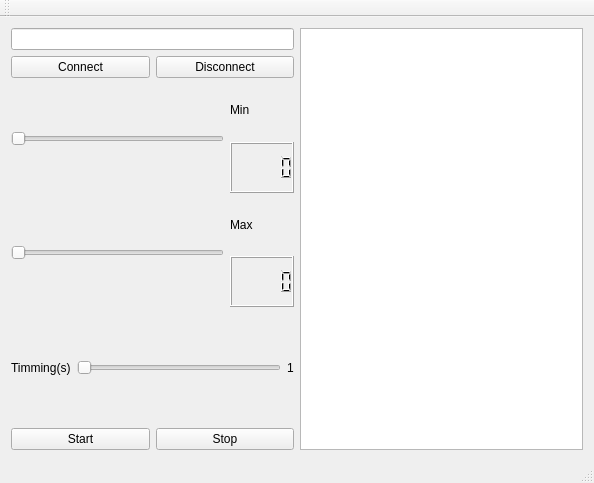
<?xml version="1.0" encoding="UTF-8"?>
<ui version="4.0">
 <class>MainWindow</class>
 <widget class="QMainWindow" name="MainWindow">
  <property name="geometry">
   <rect>
    <x>0</x>
    <y>0</y>
    <width>594</width>
    <height>483</height>
   </rect>
  </property>
  <property name="windowTitle">
   <string>MainWindow</string>
  </property>
  <widget class="QWidget" name="centralWidget">
   <layout class="QVBoxLayout" name="verticalLayout_5">
    <item>
     <layout class="QHBoxLayout" name="horizontalLayout_7" stretch="50,50">
      <item>
       <layout class="QVBoxLayout" name="verticalLayout_4">
        <item>
         <layout class="QVBoxLayout" name="verticalLayout">
          <item>
           <widget class="QLineEdit" name="lineEditIP"/>
          </item>
          <item>
           <layout class="QHBoxLayout" name="horizontalLayout">
            <item>
             <widget class="QPushButton" name="pushButtonConnect">
              <property name="text">
               <string>Connect</string>
              </property>
             </widget>
            </item>
            <item>
             <widget class="QPushButton" name="pushButtonDisconnect">
              <property name="text">
               <string>Disconnect</string>
              </property>
             </widget>
            </item>
           </layout>
          </item>
         </layout>
        </item>
        <item>
         <layout class="QHBoxLayout" name="horizontalLayout_2">
          <item>
           <widget class="QSlider" name="horizontalSliderMin">
            <property name="orientation">
             <enum>Qt::Horizontal</enum>
            </property>
           </widget>
          </item>
          <item>
           <layout class="QVBoxLayout" name="verticalLayout_2">
            <item>
             <widget class="QLabel" name="labelMin">
              <property name="text">
               <string>Min</string>
              </property>
             </widget>
            </item>
            <item>
             <widget class="QLCDNumber" name="lcdNumberMin"/>
            </item>
           </layout>
          </item>
         </layout>
        </item>
        <item>
         <layout class="QHBoxLayout" name="horizontalLayout_3">
          <item>
           <widget class="QSlider" name="horizontalSliderMax">
            <property name="orientation">
             <enum>Qt::Horizontal</enum>
            </property>
           </widget>
          </item>
          <item>
           <layout class="QVBoxLayout" name="verticalLayout_3">
            <item>
             <widget class="QLabel" name="labelMax">
              <property name="text">
               <string>Max</string>
              </property>
             </widget>
            </item>
            <item>
             <widget class="QLCDNumber" name="lcdNumberMax"/>
            </item>
           </layout>
          </item>
         </layout>
        </item>
        <item>
         <layout class="QHBoxLayout" name="horizontalLayout_5">
          <item>
           <layout class="QHBoxLayout" name="horizontalLayout_4">
            <item>
             <widget class="QLabel" name="labelTimming">
              <property name="text">
               <string>Timming(s)</string>
              </property>
             </widget>
            </item>
            <item>
             <widget class="QSlider" name="horizontalSliderTimming">
              <property name="orientation">
               <enum>Qt::Horizontal</enum>
              </property>
             </widget>
            </item>
           </layout>
          </item>
          <item>
           <widget class="QLabel" name="label1">
            <property name="text">
             <string>1</string>
            </property>
           </widget>
          </item>
         </layout>
        </item>
        <item>
         <layout class="QHBoxLayout" name="horizontalLayout_6">
          <item>
           <widget class="QPushButton" name="pushButtonStart">
            <property name="text">
             <string>Start</string>
            </property>
           </widget>
          </item>
          <item>
           <widget class="QPushButton" name="pushButtonStop">
            <property name="text">
             <string>Stop</string>
            </property>
           </widget>
          </item>
         </layout>
        </item>
       </layout>
      </item>
      <item>
       <widget class="QTextBrowser" name="textBrowser"/>
      </item>
     </layout>
    </item>
   </layout>
  </widget>
  <widget class="QMenuBar" name="menuBar">
   <property name="geometry">
    <rect>
     <x>0</x>
     <y>0</y>
     <width>594</width>
     <height>22</height>
    </rect>
   </property>
  </widget>
  <widget class="QToolBar" name="mainToolBar">
   <attribute name="toolBarArea">
    <enum>TopToolBarArea</enum>
   </attribute>
   <attribute name="toolBarBreak">
    <bool>false</bool>
   </attribute>
  </widget>
  <widget class="QStatusBar" name="statusBar"/>
 </widget>
 <layoutdefault spacing="6" margin="11"/>
 <resources/>
 <connections>
  <connection>
   <sender>horizontalSliderMin</sender>
   <signal>valueChanged(int)</signal>
   <receiver>lcdNumberMin</receiver>
   <slot>display(int)</slot>
   <hints>
    <hint type="sourcelabel">
     <x>123</x>
     <y>166</y>
    </hint>
    <hint type="destinationlabel">
     <x>290</x>
     <y>191</y>
    </hint>
   </hints>
  </connection>
  <connection>
   <sender>horizontalSliderMax</sender>
   <signal>valueChanged(int)</signal>
   <receiver>lcdNumberMax</receiver>
   <slot>display(int)</slot>
   <hints>
    <hint type="sourcelabel">
     <x>134</x>
     <y>241</y>
    </hint>
    <hint type="destinationlabel">
     <x>290</x>
     <y>266</y>
    </hint>
   </hints>
  </connection>
  <connection>
   <sender>horizontalSliderTimming</sender>
   <signal>valueChanged(int)</signal>
   <receiver>label1</receiver>
   <slot>setNum(int)</slot>
   <hints>
    <hint type="sourcelabel">
     <x>195</x>
     <y>310</y>
    </hint>
    <hint type="destinationlabel">
     <x>289</x>
     <y>318</y>
    </hint>
   </hints>
  </connection>
 </connections>
</ui>
